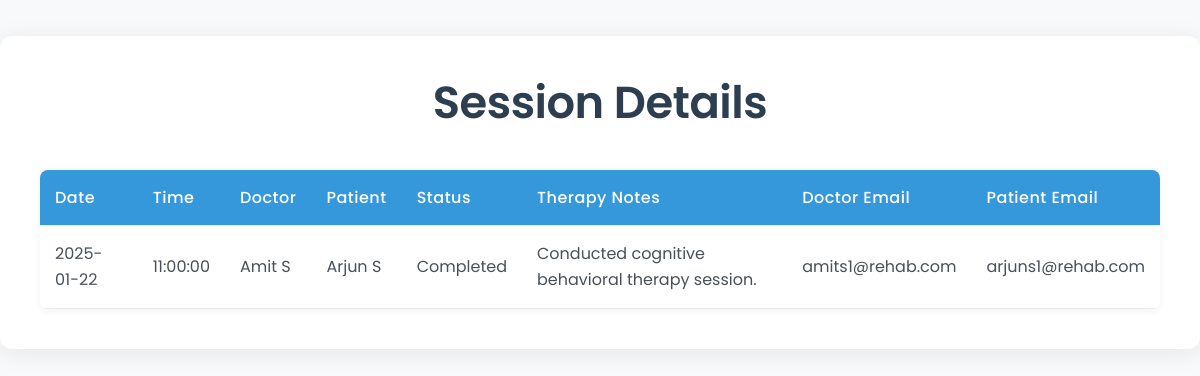
/view_session_details.php?appointment_id=1 (signed in), run on an earlier commit of the app's database.
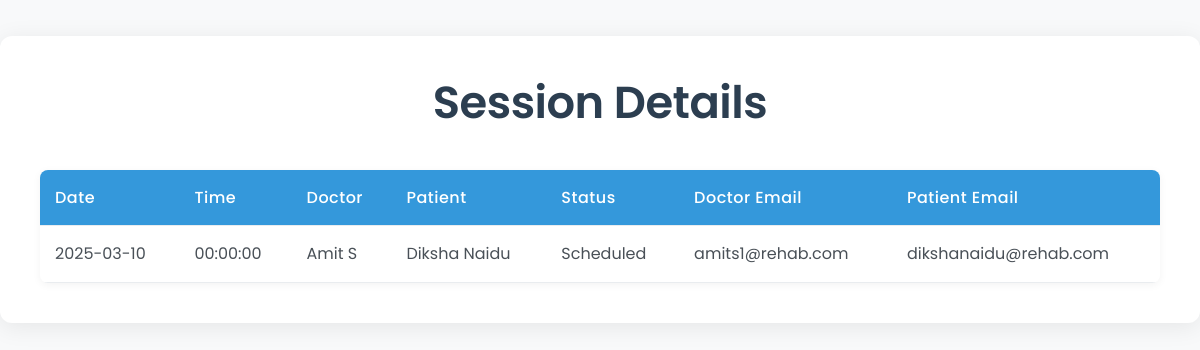
And on a later commit of the database.
### tables this page shows
CREATE TABLE `appointments` (
  `appointment_id` int(11) NOT NULL,
  `patient_id` int(11) DEFAULT NULL,
  `doctor_id` int(11) DEFAULT NULL,
  `appointment_date` date NOT NULL,
  `appointment_time` time NOT NULL,
  `status` varchar(50) DEFAULT 'Pending'
);

CREATE TABLE `patients` (
  `patient_id` int(11) NOT NULL,
  `name` varchar(100) NOT NULL,
  `age` int(11) DEFAULT NULL,
  `address` varchar(255) DEFAULT NULL,
  `phone` varchar(15) DEFAULT NULL,
  `email` varchar(100) DEFAULT NULL,
  `password` varchar(255) NOT NULL,
  `diagnosis_type` varchar(100) DEFAULT NULL,
  `Surgery_status` varchar(100) DEFAULT NULL,
  `role_id` int(11) DEFAULT NULL,
  `admitted_date` date DEFAULT NULL
);

CREATE TABLE `therapy_sessions` (
  `session_id` int(11) NOT NULL,
  `patient_id` int(11) DEFAULT NULL,
  `doctor_id` int(11) DEFAULT NULL,
  `session_date` date NOT NULL,
  `progress_notes` text DEFAULT NULL
);

CREATE TABLE `doctors` (
  `doctor_id` int(11) NOT NULL,
  `name` varchar(100) NOT NULL,
  `speciality` varchar(100) NOT NULL,
  `email` varchar(100) DEFAULT NULL,
  `password` varchar(255) NOT NULL,
  `phone` varchar(15) DEFAULT NULL,
  `experience` varchar(100) DEFAULT NULL,
  `visit_days` varchar(100) DEFAULT NULL,
  `max_patients` int(11) NOT NULL,
  `role_id` int(11) DEFAULT NULL,
  `appointment_count` int(11) DEFAULT 0
);

### view_session_details.php (the view, shortened to what this page needs)
<?php
include 'connection.php';
$role = $_SESSION['role'];
$appointment_id = $_GET['appointment_id'];
$query = "SELECT a.appointment_id, a.appointment_date, a.appointment_time,
                 d.name AS doctor_name, d.email AS doctor_email,
                 p.name AS patient_name, p.email AS patient_email,
                 a.status, ts.progress_notes AS therapy_notes
          FROM appointments a
          LEFT JOIN therapy_sessions ts ON a.doctor_id = ts.doctor_id AND a.patient_id = ts.patient_id
          JOIN doctors d ON a.doctor_id = d.doctor_id
          JOIN patients p ON a.patient_id = p.patient_id
          WHERE a.appointment_id = '$appointment_id'";
$result = mysqli_query($conn, $query);
?>
<!DOCTYPE html>
<html lang="en">
<head>
    <link rel="stylesheet" href="https://stackpath.bootstrapcdn.com/bootstrap/5.3.0/css/bootstrap.min.css">
    <link rel="stylesheet" href="css/styles.css">
</head>
<body>
    <div class="container">
        <h2>Session Details</h2>
        <?php if (mysqli_num_rows($result) > 0): ?>
            <table>
                <thead>
                    <tr>
                        <th>Date</th>
                        <th>Time</th>
                        <th>Doctor</th>
                        <th>Patient</th>
                        <th>Status</th>
                        <?php if (mysqli_num_rows($result) > 0): ?>
                            <?php $row = mysqli_fetch_assoc($result); mysqli_data_seek($result, 0); ?>
                            <?php if ($row['status'] == 'Completed'): ?>
                                <th>Therapy Notes</th>
                            <?php endif; ?>
                        <?php endif; ?>
                        <?php if ($role == 'Admin'): ?>
                            <th>Doctor Email</th>
                            <th>Patient Email</th>
                        <?php endif; ?>
                    </tr>
                </thead>
                <tbody>
                    <?php while ($row = mysqli_fetch_assoc($result)): ?>
                        <tr>
                            <td><?php echo $row['appointment_date']; ?></td>
                            <td><?php echo $row['appointment_time']; ?></td>
                            <td><?php echo $row['doctor_name']; ?></td>
                            <td><?php echo $row['patient_name']; ?></td>
                            <td><?php echo $row['status']; ?></td>
                            <?php if ($row['status'] == 'Completed'): ?>
                                <td><?php echo $row['therapy_notes'] ?? 'No notes available'; ?></td>
                            <?php endif; ?>
                            <?php if ($role == 'Admin'): ?>
                                <td><?php echo $row['doctor_email']; ?></td>
                                <td><?php echo $row['patient_email']; ?></td>
                            <?php endif; ?>
                        </tr>
                    <?php endwhile; ?>
                </tbody>
            </table>
        <?php else: ?>
            <div class="alert alert-info">No sessions found.</div>
        <?php endif; ?>
    </div>
</body>
</html>

What changed in the data, as far as the page shows it:
changed appointments "Amit S": appointment_date "2025-01-22" → "2025-03-10"; appointment_time "11:00:00" → "00:00:00"; patient.name "Arjun S" → "Diksha Naidu"; status "Completed" → "Scheduled"; patient.email "arjuns1@rehab.com" → "dikshanaidu@rehab.com"; therapy_sessions.progress_notes "Conducted cognitive behavioral therapy session." → (not shown)
Also different on the page:
text no longer shown: "Therapy Notes"
